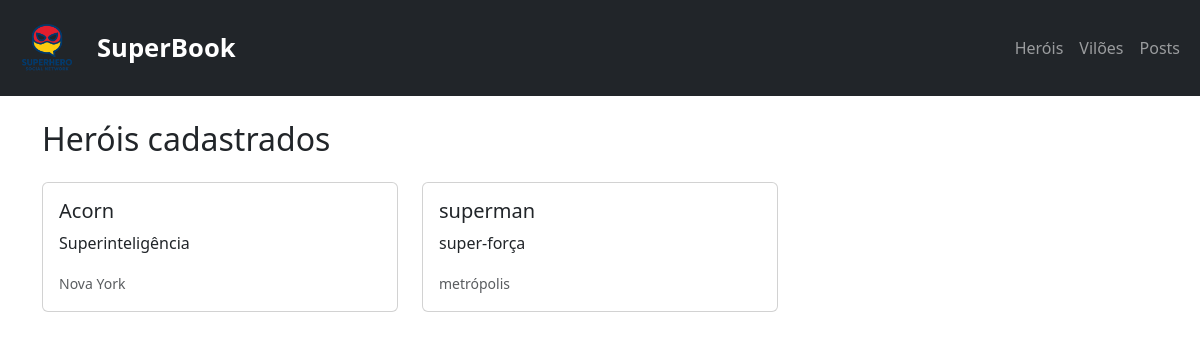
The app's page /heroes/lista/, older data.
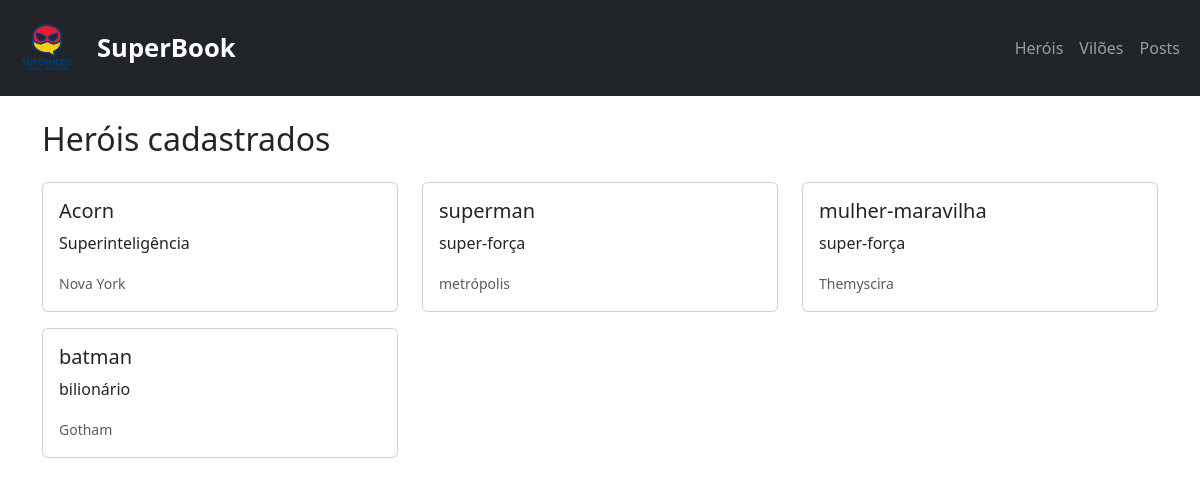
The same page, newer data.
### heroes/models.py (models this page shows, shortened)
class Hero (models.Model):
    codinome = models.CharField(max_length=50, unique=True)
    poder_principal = models.CharField(max_length=100, blank=True, null=True)
    cidade = models.CharField(max_length=100)
    historia = models.TextField(blank=True, null=True)
    criado_em = models.DateTimeField(auto_now_add=True)
    foto = models.ImageField(upload_to='herois/', blank=True, null=True)

### heroes/views.py (the view)
# urls.py: path('lista/', views.lista_herois, name='lista_herois'),
def lista_herois(request):
    herois = Hero.objects.all()  # busca todos os heróis do banco
    return render(request, "heroes/lista.html", {"herois": herois})

### heroes/templates/heroes/lista.html (shortened to what this page needs)
{% extends 'base.html' %}
{% block content %}
<h2 class="mb-4">Heróis cadastrados</h2>
<div class="row">
{% for hero in herois %}
  <div class="col-md-4">
    <div class="card mb-3">
      <div class="card-body d-flex align-items-start">
        <div>
          <h5 class="card-title">{{ hero.codinome }}</h5>
          <p class="card-text">{{ hero.poder_principal }}</p>
          <small class="text-muted">{{ hero.cidade }}</small>
        </div>
      </div>
    </div>
  </div>
{% empty %}
  <p>Nenhum herói encontrado.</p>
{% endfor %}
</div>
{% endblock %}

Row changes from the older to the newer data that the page shows:
added Hero: codinome "mulher-maravilha", poder_principal "super-força", cidade "Themyscira"
added Hero: codinome "batman", poder_principal "bilionário", cidade "Gotham"
